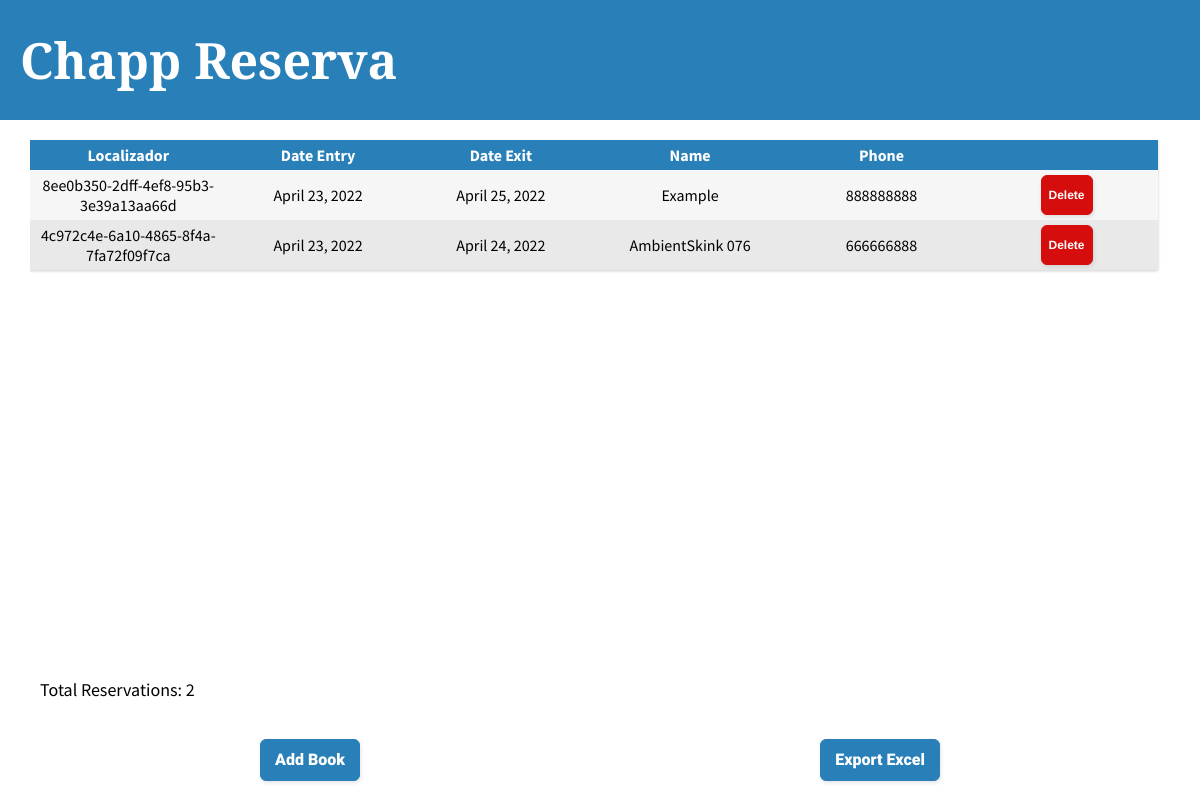
The page / on the database its author committed.
### chappApp/models.py (models this page shows, shortened)
class Book(models.Model):
    class TypeRoom(models.TextChoices):
        SINGLE = 'SINGLE',
        DOUBLE = 'DOUBLE',
        TRIPLE = 'TRIPLE',
        QUADRUPLE = 'QUADRUPLE'
    localizador = models.UUIDField(primary_key=True, default=uuid.uuid4, editable=False, unique=True)
    date_entry = models.DateField()
    date_exit = models.DateField()
    type_room = models.TextField(max_length=20, choices=TypeRoom.choices, default=TypeRoom.DOUBLE)
    price = models.FloatField(default=0)
    name = models.CharField(max_length=100)
    email = models.CharField(max_length=100)
    phone = PhoneNumberField(max_length=20)

### chappApp/views.py (the view)
# urls.py: path('', book_list, name="Book List")
def book_list(request):
    books = Book.objects.filter().order_by('-date_entry')
    books_count = books.count()
    print(static(settings.STATIC_URL))
    context = {'books': books, 'books_count': books_count}
    return render(request, './book/list.html', context)

### chappApp/templates/book/list.html (shortened to what this page needs)
{% extends 'default.html' %} {% load static %} {% block content %}
<link rel="stylesheet" type="text/css" href="{% static './styles/book/list.css' %}" />
    <table>
      <tr id="header">
        <th>Localizador</th>
        <th>Date Entry</th>
        <th>Date Exit</th>
        <th>Name</th>
        <th>Phone</th>
        <th></th>
      </tr>
      {% for row in books %}
      <tr>
        <td class="click" onclick="window.location.href='/book/view/{{row.localizador}}'">{{row.localizador}}</td>
        <td>{{row.date_entry}}</td>
        <td>{{row.date_exit}}</td>
        <td>{{row.name}}</td>
        <td>{{row.phone}}</td>
        <td><button class="button-warning" onclick="window.location.href='book/delete/{{row.localizador}}'">Delete</button></td>
      </tr>
      {% endfor %}
    </table>
{% endblock %}
{% block count %}
  <p id="book_count">Total Reservations: {{books_count}}</p>
{% endblock %}
{% block buttons %}
  <button class="button-default" onclick="window.location.href='/book/form/1'">Add Book</button>
  <button class="button-default" onclick="window.location.href='/book/export/csv'">Export Excel</button>
{% endblock %}

### chappApp/templates/default.html (shortened to what this page needs)
{% load static %}
<html>
    <head>
    </head>
<body>
    <link rel="stylesheet" type="text/css" href="{% static './styles/default.css' %}" />
    <div class="page-header">
        <h1><a href='/'>Chapp Reserva</a></h1>
    </div>
    <div class="content-container">
        {% block content %}
        {% endblock %}
    </div>
    <div class="count-container">
        {% block count %}
        {% endblock %}
    </div>
    <div class="buttons-container">
        {% block buttons %}
        {% endblock %}
    </div>
</body>
</html>

### chappApp/static/styles/default.css (style rules this page uses)
body { margin: 0px; padding: 0px; font-family: 'Source Sans Pro', sans-serif; font-size: 18px; }
.page-header { width: 100%; max-width: 100%; height: 15vh; font-family: 'Arvo', serif; color: white; background-color: #2980b9; margin-bottom: 20px; display: flex; flex-direction: row; justify-content: flex-start; align-items: center; }
.page-header>h1 { font-size: 50px; padding: 20px; }
.page-header>h1>a { text-decoration: none; color: white; }
.content-container { margin: 0vw 2.5vw; max-height: 65vh; height: 65vh; max-width: 100vw; overflow: auto; }
.count-container { margin: 0vw 2.5vw; max-height: 5vh; height: 5vh; text-align: left; max-width: 100vw; }
.buttons-container { margin: 2.5vh 2.5vw 0vh 2.5vw; max-height: 10vh; height: 10vh; max-width: 95vw; width: 95vw; bottom: 0; position: absolute; display: flex; flex-direction: row; justify-content: space-around; align-items: center; }

### chappApp/static/styles/book/list.css (style rules this page uses)
div { padding: 0px; margin: 0px; }
table { min-width: 30%; width: 94vw; max-width: 94vw; margin: 0; border: none; box-shadow: 0 1px 3px rgba(0,0,0, 0.2); display: table; border-collapse: collapse; }
tr { width: 80vw; display: table-row; background: #f6f6f6; }
#header { background-color: #2980b9; color: black; }
tr:nth-of-type(odd) { background: #e9e9e9; }
th { color: #ffffff; font-weight: bolder !important; display: table-cell; margin: 0px; padding: 5px; }
td { text-align: center; display: table-cell; padding: 5px; max-width: 20vw; min-width: 5vw; width: 20vw; }
#book_count { padding-left: 10px; }
.button-default { background: #2980b9; border: 1px solid #2980b9; border-radius: 6px; box-shadow: rgba(0, 0, 0, 0.1) 1px 2px 4px; box-sizing: border-box; color: #FFFFFF; cursor: pointer; display: inline-block; font-family: nunito,roboto,proxima-nova,"proxima nova",sans-serif; font-size: 16px; font-weight: 800; line-height: 16px; min-height: 40px; outline: 0; padding: 12px 14px; text-align: center; text-rendering: geometricprecision; text-transform: none; user-select: none; -webkit-user-select: none; touch-action: manipulation; vertical-align: middle; }
.button-warning { background: #d60d0d; border: 1px solid #d60d0d; border-radius: 6px; box-shadow: rgba(0, 0, 0, 0.1) 1px 2px 4px; box-sizing: border-box; color: #FFFFFF; cursor: pointer; display: inline-block; font-size: 12px; font-weight: 800; line-height: 16px; min-height: 40px; outline: 0; padding: 6px 7px; text-align: center; text-rendering: geometricprecision; text-transform: none; user-select: none; -webkit-user-select: none; touch-action: manipulation; vertical-align: middle; }
.click { cursor:pointer; }

### rows shown on the page
Book: localizador "8ee0b350-2dff-4ef8-95b3-3e39a13aa66d", date_entry "April 23, 2022", date_exit "April 25, 2022", name "Example", phone "888888888"
Book: localizador "4c972c4e-6a10-4865-8f4a-7fa72f09f7ca", date_entry "April 23, 2022", date_exit "April 24, 2022", name "AmbientSkink 076", phone "666666888"

### other values the page prints
{{ books_count }} "2"
